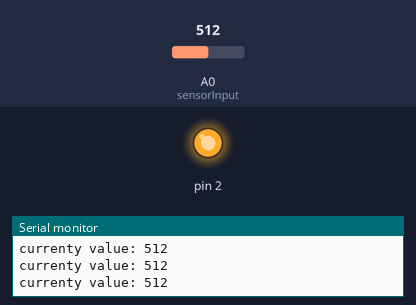
Simulated run of this sketch. Board: Arduino Uno, built with avr-gcc and run on an emulated ATmega328P. Shown: output pins drawn as LEDs (lit = HIGH), the last lines printed to the serial monitor. The inputs (shaded band) are chosen by the test bench; at power-on: A0 (sensorInput) = 512.

Above: at 1.2 s.
1.3 s: A0 (sensorInput) set to 7
2.8 s: A0 (sensorInput) set to 4
At 3.9 s:
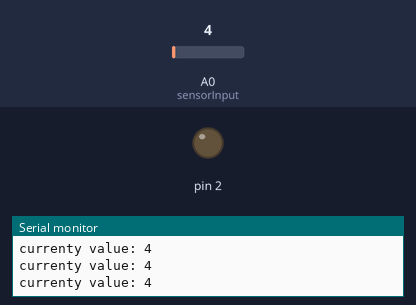
4.3 s: A0 (sensorInput) set to 122
At 5.3 s:
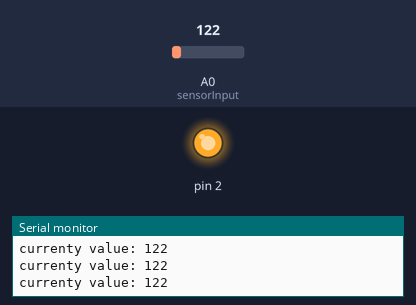
5.8 s: A0 (sensorInput) set to 0
At 6.7 s:
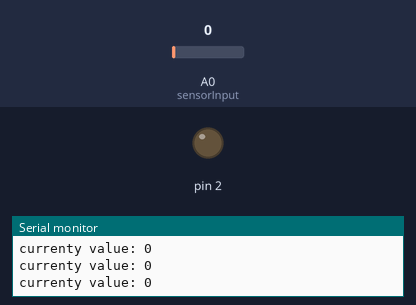
Timing chart, 0 to 8.3 s (numbered marks = the images above; inputs shaded):
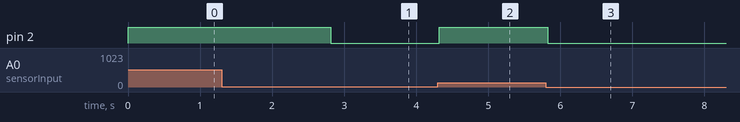

The sketch:

sensor_test.ino
```cpp
#define sensorInput A0

void setup() {
  Serial.begin(9600);
  pinMode(sensorInput, INPUT);
  pinMode(2,OUTPUT);

}

void loop() {
  int sensorValue = analogRead(sensorInput);
  Serial.println(String("currenty value: ") + sensorValue);
  digitalWrite(2, sensorValue > 5);
  delay(100);
}
```

Measured:
- the behaviour switches between 6 and 5 on A0 (sensorInput) (found by bisection; images 0 and 1)
- after the input at 2.8 s, pin 2: HIGH → LOW at once
- after the input at 4.3 s, pin 2: LOW → HIGH at once
- after the input at 5.8 s, pin 2: HIGH → LOW at once
